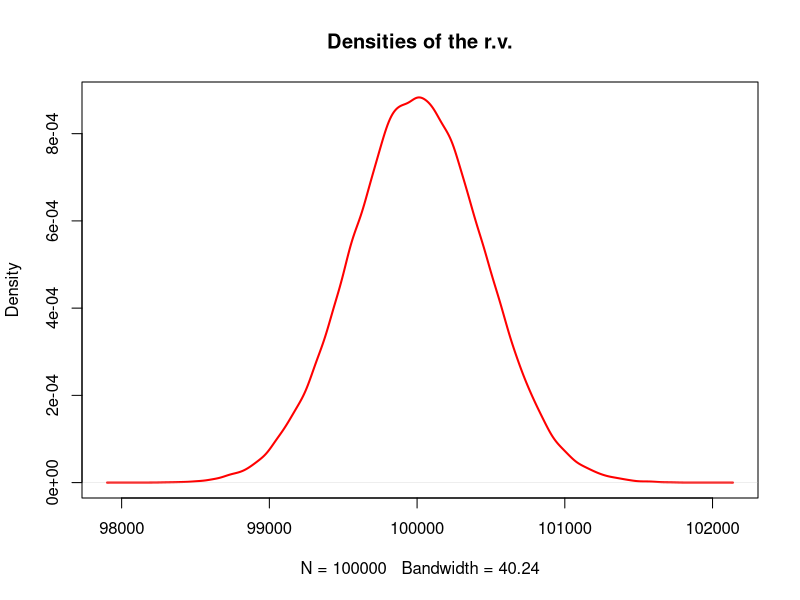

The R script that drew this image:
#Close windows and clear variables                                                                   
graphics.off()
rm(list = ls(all=TRUE))  

num     = 100000
randvar = rnorm(n = num, mean = num, sd = sqrt(2*num))
mu      = mean(randvar)
sigma   = sd(randvar)

plot(density(randvar), col = "red", lwd = 2, main = "Densities of the r.v.")